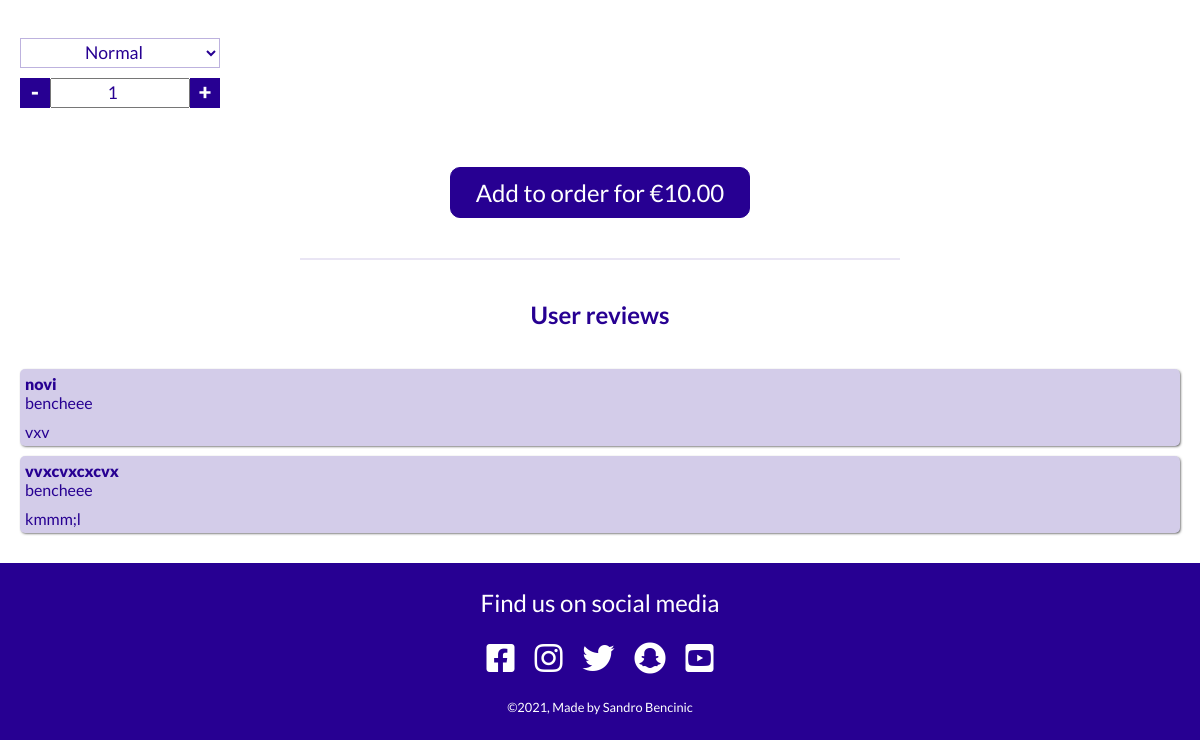
Before: /product/item/1 (lower part) with the older database file.
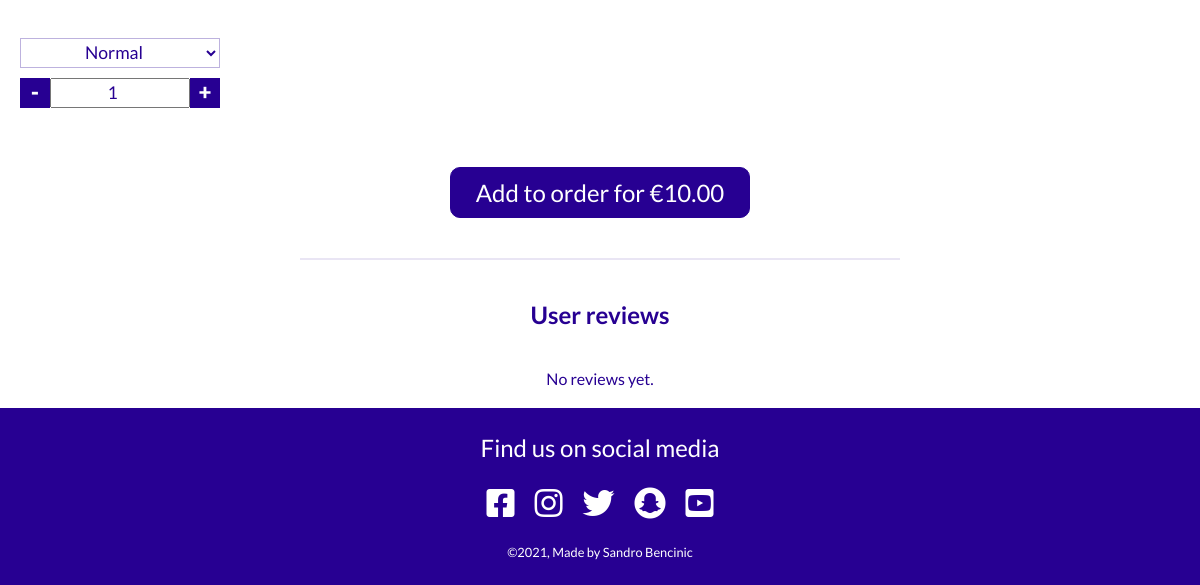
After: the same page with the newer database file.
### product/models.py (models this page shows, shortened)
class Review(models.Model):
    user_profile = models.ForeignKey(User, on_delete=models.CASCADE)
    item = models.ForeignKey(Item, on_delete=models.CASCADE)
    title = models.CharField(max_length=50)
    content = models.TextField()

### product/views.py (the view)
# urls.py: path('item/<item_id>', item, name='item'),
def item(request, item_id):
    context = {
        'item': Item.objects.get(id=item_id),
        'reviews': Review.objects.all()[::-1],
        'show_bag': True
    }
    return render(request, 'product/item.html', context)

### order/contexts.py (called while the page is built, shortened)
def contexts(request):
    bag_items = []
    grand_total = 0
    if request.user.is_authenticated:
        delivery_fee = 0
    else:
        delivery_fee = 2
    grand_total += delivery_fee
    order_time = None
    bag = request.session.get('bag', {})
    context = {
        'bag_items': bag_items,
        'grand_total': grand_total,
        'order_time': order_time,
        'delivery_fee': delivery_fee,
    }
    return context

### product/templates/product/item.html (shortened to what this page needs)
{% extends 'base.html' %}
{% load static %}
{% block content %}
    <div class="item">
        <form action="{% url 'add_item' item.id %}" method="post" class="item__form">
            <select id="item-size" name="size">
                <option value="normal" selected>Normal</option>
            </select>
            <div class="item__quantity">
                <div class="item__minus">-</div>
                <input type="number" name="quantity" id="item-quantity" min="1" value="1" >
                <div class="item__plus">+</div>
            </div>
            <div class="center">
                <button class="btn btn--item" type="submit">
                    Add to order for €<span id="item-price">{{ item.price }}</span>
                </button>
            </div>
        </form>
        <hr class="hr-index">
        <div class="comment">
            <h2 class="comment__title">User reviews</h2>
            {% if reviews %}
                {% for review in reviews %}
                <div class="comment-single">
                    <div class="comment-single__title">
                        <p>{{ review.title }}</p>
                        <p>{{ review.user_profile }}</p>
                    </div>
                    <div class="comment-single__text">{{ review.content }}
                    </div>
                </div>
                {% endfor %}
            {% else %}
            <p style="text-align: center;">No reviews yet.</p>
            {% endif %}
        </div>
    </div>
{% endblock content %}

Changed rows visible on the page:
removed Review: title "novi", user_profile "bencheee", content "vxv"
removed Review: title "vvxcvxcxcvx", user_profile "bencheee", content "kmmm;l"
Other visible differences:
text now shown: "No reviews yet."
